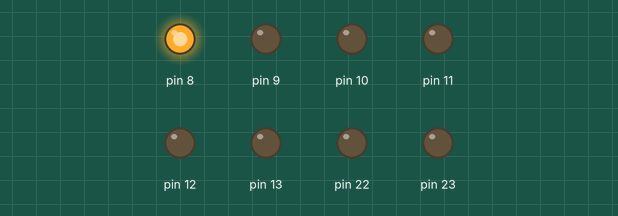
A sketch run on a simulated Arduino Uno, built with avr-gcc and run on an emulated ATmega328P. Shown: output pins drawn as LEDs (lit = HIGH).

Above: at 0.2 s.
At 1.3 s:
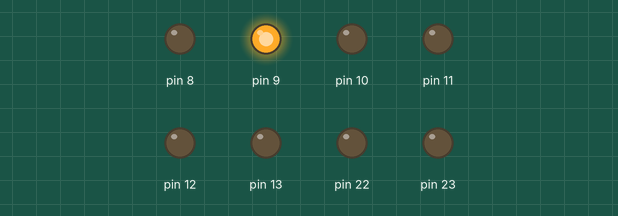
At 2.4 s:
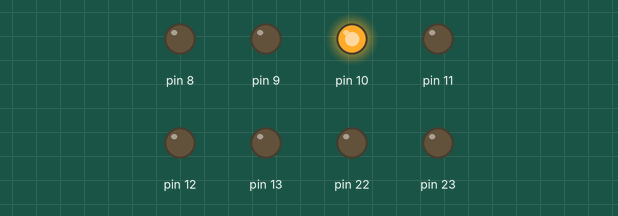
At 5.7 s:
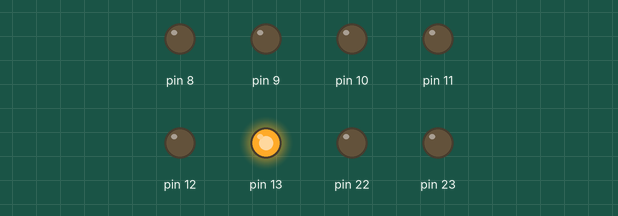
At 7.9 s:
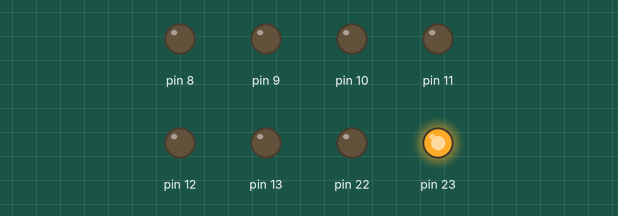
At 10.6 s:
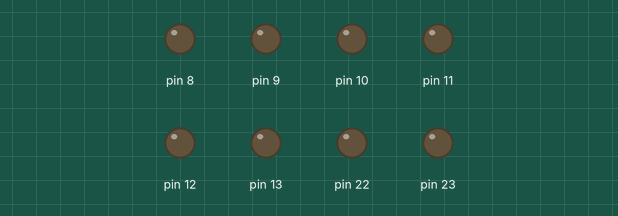
Timing chart, 0 to 11.4 s (numbered marks = the images above):
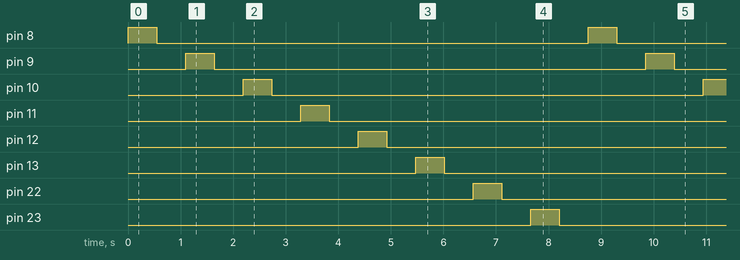

The sketch:

sketch.ino
```cpp
#include "etalvis.h"

void setup() {
  // put your setup code here, to run once:
  init();
}

void loop() {
  // put your main code here, to run repeatedly:
  volatile char *portA_data = (char*)0x22;
  volatile char *portB_data = (char*)0x25;
  *portA_data = 0;
  *portB_data = 0;

  *portA_data = 0x01;
  *portB_data = 0x01;
  delay();
  *portA_data = 0x00;
  *portB_data = 0x00;
  delay();
  *portA_data = 0x02;
  *portB_data = 0x02;
  delay();
  *portA_data = 0x00;
  *portB_data = 0x00;
  delay();
  *portA_data = 0x04;
  *portB_data = 0x04;
  delay();
  *portA_data = 0x00;
  *portB_data = 0x00;
  delay();
  *portA_data = 0x08;
  *portB_data = 0x08;
  delay();
  *portA_data = 0x00;
  *portB_data = 0x00;
  delay();
  *portA_data = 0x10;
  *portB_data = 0x10;
  delay();
  *portA_data = 0x00;
  *portB_data = 0x00;
  delay();
  *portA_data = 0x20;
  *portB_data = 0x20;
  delay();
  *portA_data = 0x00;
  *portB_data = 0x00;
  delay();
  *portA_data = 0x40;
  *portB_data = 0x40;
  delay();
  *portA_data = 0x00;
  *portB_data = 0x00;
  delay();
  *portA_data = 0x80;
  *portB_data = 0x80;
  delay();
  *portA_data = 0x00;
  *portB_data = 0x00;
  delay();
}

  
```

etalvis.h
```cpp
void delay(void);
void init(void);

void delay(void){
  for(volatile long i = 0; i<250000; i++);
}

void init(){
  volatile char *portA_DDR = (char*)0x21;
  volatile char *portB_DDR = (char*)0x24;
  *portA_DDR = 0xFF;
  *portB_DDR = 0xFF;
}
```

Measured:
- by itself, pin 8–13, pin 22, pin 23: alternates HIGH for 0.55 s and LOW for 8.2 s
- by itself, everything shown: repeats every 8.8 s, in 16 steps
